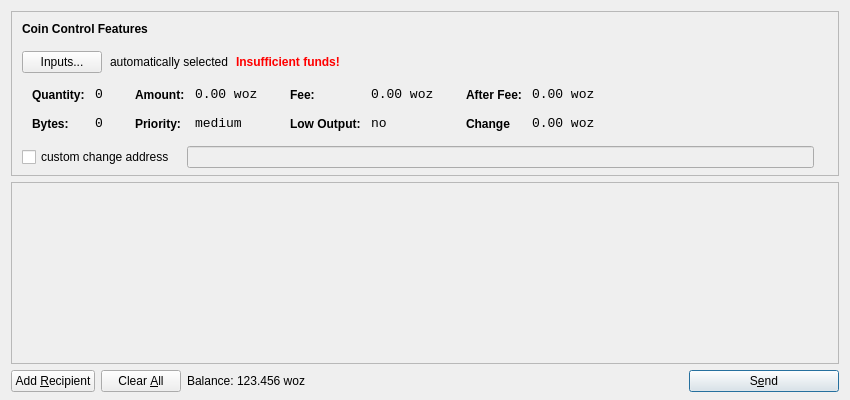
<?xml version="1.0" encoding="UTF-8"?>
<ui version="4.0">
 <class>SendCoinsDialog</class>
 <widget class="QDialog" name="SendCoinsDialog">
  <property name="geometry">
   <rect>
    <x>0</x>
    <y>0</y>
    <width>850</width>
    <height>400</height>
   </rect>
  </property>
  <property name="windowTitle">
   <string>Send Coins</string>
  </property>
  <layout class="QVBoxLayout" name="verticalLayout" stretch="0,1,0">
   <property name="bottomMargin">
    <number>8</number>
   </property>
   <item>
    <widget class="QFrame" name="frameCoinControl">
     <property name="sizePolicy">
      <sizepolicy hsizetype="Expanding" vsizetype="Expanding">
       <horstretch>0</horstretch>
       <verstretch>0</verstretch>
      </sizepolicy>
     </property>
     <property name="maximumSize">
      <size>
       <width>16777215</width>
       <height>16777215</height>
      </size>
     </property>
     <property name="frameShape">
      <enum>QFrame::StyledPanel</enum>
     </property>
     <property name="frameShadow">
      <enum>QFrame::Sunken</enum>
     </property>
     <layout class="QVBoxLayout" name="verticalLayoutCoinControl2">
      <property name="spacing">
       <number>6</number>
      </property>
      <property name="leftMargin">
       <number>0</number>
      </property>
      <property name="topMargin">
       <number>0</number>
      </property>
      <property name="rightMargin">
       <number>0</number>
      </property>
      <property name="bottomMargin">
       <number>6</number>
      </property>
      <item>
       <layout class="QVBoxLayout" name="verticalLayoutCoinControl" stretch="0,0,0,0,1">
        <property name="spacing">
         <number>0</number>
        </property>
        <property name="leftMargin">
         <number>10</number>
        </property>
        <property name="topMargin">
         <number>10</number>
        </property>
        <item>
         <layout class="QHBoxLayout" name="horizontalLayoutCoinControl1">
          <property name="bottomMargin">
           <number>15</number>
          </property>
          <item>
           <widget class="QLabel" name="labelCoinControlFeatures">
            <property name="sizePolicy">
             <sizepolicy hsizetype="Preferred" vsizetype="Maximum">
              <horstretch>0</horstretch>
              <verstretch>0</verstretch>
             </sizepolicy>
            </property>
            <property name="font">
             <font>
              <weight>75</weight>
              <bold>true</bold>
             </font>
            </property>
            <property name="styleSheet">
             <string notr="true">font-weight:bold;</string>
            </property>
            <property name="text">
             <string>Coin Control Features</string>
            </property>
           </widget>
          </item>
         </layout>
        </item>
        <item>
         <layout class="QHBoxLayout" name="horizontalLayoutCoinControl2" stretch="0,0,0,0">
          <property name="spacing">
           <number>8</number>
          </property>
          <property name="bottomMargin">
           <number>10</number>
          </property>
          <item>
           <widget class="QPushButton" name="pushButtonCoinControl">
            <property name="styleSheet">
             <string notr="true"/>
            </property>
            <property name="text">
             <string>Inputs...</string>
            </property>
           </widget>
          </item>
          <item>
           <widget class="QLabel" name="labelCoinControlAutomaticallySelected">
            <property name="text">
             <string>automatically selected</string>
            </property>
            <property name="margin">
             <number>5</number>
            </property>
           </widget>
          </item>
          <item>
           <widget class="QLabel" name="labelCoinControlInsuffFunds">
            <property name="font">
             <font>
              <weight>75</weight>
              <bold>true</bold>
             </font>
            </property>
            <property name="styleSheet">
             <string notr="true">color:red;font-weight:bold;</string>
            </property>
            <property name="text">
             <string>Insufficient funds!</string>
            </property>
            <property name="margin">
             <number>5</number>
            </property>
           </widget>
          </item>
          <item>
           <spacer name="horizontalSpacerCoinControl">
            <property name="orientation">
             <enum>Qt::Horizontal</enum>
            </property>
            <property name="sizeHint" stdset="0">
             <size>
              <width>40</width>
              <height>1</height>
             </size>
            </property>
           </spacer>
          </item>
         </layout>
        </item>
        <item>
         <widget class="QWidget" name="widgetCoinControl" native="true">
          <property name="sizePolicy">
           <sizepolicy hsizetype="Preferred" vsizetype="Preferred">
            <horstretch>0</horstretch>
            <verstretch>0</verstretch>
           </sizepolicy>
          </property>
          <property name="minimumSize">
           <size>
            <width>0</width>
            <height>0</height>
           </size>
          </property>
          <property name="styleSheet">
           <string notr="true"/>
          </property>
          <layout class="QHBoxLayout" name="horizontalLayoutCoinControl5">
           <property name="margin">
            <number>0</number>
           </property>
           <item>
            <layout class="QHBoxLayout" name="horizontalLayoutCoinControl3" stretch="0,0,0,1">
             <property name="spacing">
              <number>20</number>
             </property>
             <property name="topMargin">
              <number>0</number>
             </property>
             <property name="bottomMargin">
              <number>10</number>
             </property>
             <item>
              <layout class="QFormLayout" name="formLayoutCoinControl1">
               <property name="horizontalSpacing">
                <number>10</number>
               </property>
               <property name="verticalSpacing">
                <number>14</number>
               </property>
               <property name="leftMargin">
                <number>10</number>
               </property>
               <property name="topMargin">
                <number>4</number>
               </property>
               <property name="rightMargin">
                <number>6</number>
               </property>
               <item row="0" column="0">
                <widget class="QLabel" name="labelCoinControlQuantityText">
                 <property name="styleSheet">
                  <string notr="true">font-weight:bold;</string>
                 </property>
                 <property name="text">
                  <string>Quantity:</string>
                 </property>
                 <property name="margin">
                  <number>0</number>
                 </property>
                </widget>
               </item>
               <item row="0" column="1">
                <widget class="QLabel" name="labelCoinControlQuantity">
                 <property name="font">
                  <font>
                   <family>Monospace</family>
                   <pointsize>10</pointsize>
                  </font>
                 </property>
                 <property name="cursor">
                  <cursorShape>IBeamCursor</cursorShape>
                 </property>
                 <property name="contextMenuPolicy">
                  <enum>Qt::ActionsContextMenu</enum>
                 </property>
                 <property name="text">
                  <string>0</string>
                 </property>
                 <property name="margin">
                  <number>0</number>
                 </property>
                 <property name="textInteractionFlags">
                  <set>Qt::LinksAccessibleByMouse|Qt::TextSelectableByKeyboard|Qt::TextSelectableByMouse</set>
                 </property>
                </widget>
               </item>
               <item row="1" column="0">
                <widget class="QLabel" name="labelCoinControlBytesText">
                 <property name="styleSheet">
                  <string notr="true">font-weight:bold;</string>
                 </property>
                 <property name="text">
                  <string>Bytes:</string>
                 </property>
                </widget>
               </item>
               <item row="1" column="1">
                <widget class="QLabel" name="labelCoinControlBytes">
                 <property name="font">
                  <font>
                   <family>Monospace</family>
                   <pointsize>10</pointsize>
                  </font>
                 </property>
                 <property name="cursor">
                  <cursorShape>IBeamCursor</cursorShape>
                 </property>
                 <property name="contextMenuPolicy">
                  <enum>Qt::ActionsContextMenu</enum>
                 </property>
                 <property name="text">
                  <string>0</string>
                 </property>
                 <property name="textInteractionFlags">
                  <set>Qt::LinksAccessibleByMouse|Qt::TextSelectableByKeyboard|Qt::TextSelectableByMouse</set>
                 </property>
                </widget>
               </item>
              </layout>
             </item>
             <item>
              <layout class="QFormLayout" name="formLayoutCoinControl2">
               <property name="horizontalSpacing">
                <number>10</number>
               </property>
               <property name="verticalSpacing">
                <number>14</number>
               </property>
               <property name="leftMargin">
                <number>6</number>
               </property>
               <property name="topMargin">
                <number>4</number>
               </property>
               <property name="rightMargin">
                <number>6</number>
               </property>
               <item row="0" column="0">
                <widget class="QLabel" name="labelCoinControlAmountText">
                 <property name="styleSheet">
                  <string notr="true">font-weight:bold;</string>
                 </property>
                 <property name="text">
                  <string>Amount:</string>
                 </property>
                 <property name="margin">
                  <number>0</number>
                 </property>
                </widget>
               </item>
               <item row="0" column="1">
                <widget class="QLabel" name="labelCoinControlAmount">
                 <property name="font">
                  <font>
                   <family>Monospace</family>
                   <pointsize>10</pointsize>
                  </font>
                 </property>
                 <property name="cursor">
                  <cursorShape>IBeamCursor</cursorShape>
                 </property>
                 <property name="contextMenuPolicy">
                  <enum>Qt::ActionsContextMenu</enum>
                 </property>
                 <property name="text">
                  <string>0.00 woz</string>
                 </property>
                 <property name="textInteractionFlags">
                  <set>Qt::LinksAccessibleByMouse|Qt::TextSelectableByKeyboard|Qt::TextSelectableByMouse</set>
                 </property>
                </widget>
               </item>
               <item row="1" column="0">
                <widget class="QLabel" name="labelCoinControlPriorityText">
                 <property name="styleSheet">
                  <string notr="true">font-weight:bold;</string>
                 </property>
                 <property name="text">
                  <string>Priority:</string>
                 </property>
                </widget>
               </item>
               <item row="1" column="1">
                <widget class="QLabel" name="labelCoinControlPriority">
                 <property name="font">
                  <font>
                   <family>Monospace</family>
                   <pointsize>10</pointsize>
                  </font>
                 </property>
                 <property name="cursor">
                  <cursorShape>IBeamCursor</cursorShape>
                 </property>
                 <property name="contextMenuPolicy">
                  <enum>Qt::ActionsContextMenu</enum>
                 </property>
                 <property name="text">
                  <string>medium</string>
                 </property>
                 <property name="textInteractionFlags">
                  <set>Qt::LinksAccessibleByMouse|Qt::TextSelectableByKeyboard|Qt::TextSelectableByMouse</set>
                 </property>
                </widget>
               </item>
              </layout>
             </item>
             <item>
              <layout class="QFormLayout" name="formLayoutCoinControl3">
               <property name="horizontalSpacing">
                <number>10</number>
               </property>
               <property name="verticalSpacing">
                <number>14</number>
               </property>
               <property name="leftMargin">
                <number>6</number>
               </property>
               <property name="topMargin">
                <number>4</number>
               </property>
               <property name="rightMargin">
                <number>6</number>
               </property>
               <item row="0" column="0">
                <widget class="QLabel" name="labelCoinControlFeeText">
                 <property name="styleSheet">
                  <string notr="true">font-weight:bold;</string>
                 </property>
                 <property name="text">
                  <string>Fee:</string>
                 </property>
                 <property name="margin">
                  <number>0</number>
                 </property>
                </widget>
               </item>
               <item row="0" column="1">
                <widget class="QLabel" name="labelCoinControlFee">
                 <property name="font">
                  <font>
                   <family>Monospace</family>
                   <pointsize>10</pointsize>
                  </font>
                 </property>
                 <property name="cursor">
                  <cursorShape>IBeamCursor</cursorShape>
                 </property>
                 <property name="contextMenuPolicy">
                  <enum>Qt::ActionsContextMenu</enum>
                 </property>
                 <property name="text">
                  <string>0.00 woz</string>
                 </property>
                 <property name="textInteractionFlags">
                  <set>Qt::LinksAccessibleByMouse|Qt::TextSelectableByKeyboard|Qt::TextSelectableByMouse</set>
                 </property>
                </widget>
               </item>
               <item row="1" column="0">
                <widget class="QLabel" name="labelCoinControlLowOutputText">
                 <property name="styleSheet">
                  <string notr="true">font-weight:bold;</string>
                 </property>
                 <property name="text">
                  <string>Low Output:</string>
                 </property>
                </widget>
               </item>
               <item row="1" column="1">
                <widget class="QLabel" name="labelCoinControlLowOutput">
                 <property name="font">
                  <font>
                   <family>Monospace</family>
                   <pointsize>10</pointsize>
                  </font>
                 </property>
                 <property name="cursor">
                  <cursorShape>IBeamCursor</cursorShape>
                 </property>
                 <property name="contextMenuPolicy">
                  <enum>Qt::ActionsContextMenu</enum>
                 </property>
                 <property name="text">
                  <string>no</string>
                 </property>
                 <property name="textInteractionFlags">
                  <set>Qt::LinksAccessibleByMouse|Qt::TextSelectableByKeyboard|Qt::TextSelectableByMouse</set>
                 </property>
                </widget>
               </item>
              </layout>
             </item>
             <item>
              <layout class="QFormLayout" name="formLayoutCoinControl4">
               <property name="horizontalSpacing">
                <number>10</number>
               </property>
               <property name="verticalSpacing">
                <number>14</number>
               </property>
               <property name="leftMargin">
                <number>6</number>
               </property>
               <property name="topMargin">
                <number>4</number>
               </property>
               <property name="rightMargin">
                <number>6</number>
               </property>
               <item row="0" column="0">
                <widget class="QLabel" name="labelCoinControlAfterFeeText">
                 <property name="styleSheet">
                  <string notr="true">font-weight:bold;</string>
                 </property>
                 <property name="text">
                  <string>After Fee:</string>
                 </property>
                 <property name="margin">
                  <number>0</number>
                 </property>
                </widget>
               </item>
               <item row="0" column="1">
                <widget class="QLabel" name="labelCoinControlAfterFee">
                 <property name="font">
                  <font>
                   <family>Monospace</family>
                   <pointsize>10</pointsize>
                  </font>
                 </property>
                 <property name="cursor">
                  <cursorShape>IBeamCursor</cursorShape>
                 </property>
                 <property name="contextMenuPolicy">
                  <enum>Qt::ActionsContextMenu</enum>
                 </property>
                 <property name="text">
                  <string>0.00 woz</string>
                 </property>
                 <property name="textInteractionFlags">
                  <set>Qt::LinksAccessibleByMouse|Qt::TextSelectableByKeyboard|Qt::TextSelectableByMouse</set>
                 </property>
                </widget>
               </item>
               <item row="1" column="0">
                <widget class="QLabel" name="labelCoinControlChangeText">
                 <property name="styleSheet">
                  <string notr="true">font-weight:bold;</string>
                 </property>
                 <property name="text">
                  <string>Change</string>
                 </property>
                </widget>
               </item>
               <item row="1" column="1">
                <widget class="QLabel" name="labelCoinControlChange">
                 <property name="font">
                  <font>
                   <family>Monospace</family>
                   <pointsize>10</pointsize>
                  </font>
                 </property>
                 <property name="cursor">
                  <cursorShape>IBeamCursor</cursorShape>
                 </property>
                 <property name="contextMenuPolicy">
                  <enum>Qt::ActionsContextMenu</enum>
                 </property>
                 <property name="text">
                  <string>0.00 woz</string>
                 </property>
                 <property name="textInteractionFlags">
                  <set>Qt::LinksAccessibleByMouse|Qt::TextSelectableByKeyboard|Qt::TextSelectableByMouse</set>
                 </property>
                </widget>
               </item>
              </layout>
             </item>
            </layout>
           </item>
          </layout>
         </widget>
        </item>
        <item>
         <layout class="QHBoxLayout" name="horizontalLayoutCoinControl4" stretch="0,0,0">
          <property name="spacing">
           <number>12</number>
          </property>
          <property name="sizeConstraint">
           <enum>QLayout::SetDefaultConstraint</enum>
          </property>
          <property name="topMargin">
           <number>5</number>
          </property>
          <property name="rightMargin">
           <number>5</number>
          </property>
          <item>
           <widget class="QCheckBox" name="checkBoxCoinControlChange">
            <property name="text">
             <string>custom change address</string>
            </property>
           </widget>
          </item>
          <item>
           <widget class="QLineEdit" name="lineEditCoinControlChange">
            <property name="enabled">
             <bool>false</bool>
            </property>
            <property name="sizePolicy">
             <sizepolicy hsizetype="Expanding" vsizetype="Fixed">
              <horstretch>0</horstretch>
              <verstretch>0</verstretch>
             </sizepolicy>
            </property>
           </widget>
          </item>
          <item>
           <widget class="QLabel" name="labelCoinControlChangeLabel">
            <property name="sizePolicy">
             <sizepolicy hsizetype="Preferred" vsizetype="Expanding">
              <horstretch>0</horstretch>
              <verstretch>0</verstretch>
             </sizepolicy>
            </property>
            <property name="minimumSize">
             <size>
              <width>0</width>
              <height>0</height>
             </size>
            </property>
            <property name="text">
             <string/>
            </property>
            <property name="margin">
             <number>3</number>
            </property>
           </widget>
          </item>
         </layout>
        </item>
        <item>
         <spacer name="verticalSpacerCoinControl">
          <property name="orientation">
           <enum>Qt::Vertical</enum>
          </property>
          <property name="sizeHint" stdset="0">
           <size>
            <width>800</width>
            <height>1</height>
           </size>
          </property>
         </spacer>
        </item>
       </layout>
      </item>
     </layout>
    </widget>
   </item>
   <item>
    <widget class="QScrollArea" name="scrollArea">
     <property name="widgetResizable">
      <bool>true</bool>
     </property>
     <widget class="QWidget" name="scrollAreaWidgetContents">
      <property name="geometry">
       <rect>
        <x>0</x>
        <y>0</y>
        <width>830</width>
        <height>162</height>
       </rect>
      </property>
      <layout class="QVBoxLayout" name="verticalLayout_2">
       <property name="margin">
        <number>0</number>
       </property>
       <item>
        <layout class="QVBoxLayout" name="entries">
         <property name="spacing">
          <number>6</number>
         </property>
        </layout>
       </item>
       <item>
        <spacer name="verticalSpacer">
         <property name="orientation">
          <enum>Qt::Vertical</enum>
         </property>
         <property name="sizeHint" stdset="0">
          <size>
           <width>20</width>
           <height>40</height>
          </size>
         </property>
        </spacer>
       </item>
      </layout>
     </widget>
    </widget>
   </item>
   <item>
    <layout class="QHBoxLayout" name="horizontalLayout">
     <item>
      <widget class="QPushButton" name="addButton">
       <property name="toolTip">
        <string>Send to multiple recipients at once</string>
       </property>
       <property name="text">
        <string>Add &amp;Recipient</string>
       </property>
       <property name="icon">
        <iconset resource="../bitcoin.qrc">
         <normaloff>:/icons/add</normaloff>:/icons/add</iconset>
       </property>
       <property name="autoDefault">
        <bool>false</bool>
       </property>
      </widget>
     </item>
     <item>
      <widget class="QPushButton" name="clearButton">
       <property name="sizePolicy">
        <sizepolicy hsizetype="Minimum" vsizetype="Fixed">
         <horstretch>0</horstretch>
         <verstretch>0</verstretch>
        </sizepolicy>
       </property>
       <property name="toolTip">
        <string>Remove all transaction fields</string>
       </property>
       <property name="text">
        <string>Clear &amp;All</string>
       </property>
       <property name="icon">
        <iconset resource="../bitcoin.qrc">
         <normaloff>:/icons/remove</normaloff>:/icons/remove</iconset>
       </property>
       <property name="autoRepeatDelay">
        <number>300</number>
       </property>
       <property name="autoDefault">
        <bool>false</bool>
       </property>
      </widget>
     </item>
     <item>
      <layout class="QHBoxLayout" name="horizontalLayout_2">
       <property name="spacing">
        <number>3</number>
       </property>
       <item>
        <widget class="QLabel" name="label">
         <property name="sizePolicy">
          <sizepolicy hsizetype="Preferred" vsizetype="Fixed">
           <horstretch>0</horstretch>
           <verstretch>0</verstretch>
          </sizepolicy>
         </property>
         <property name="text">
          <string>Balance:</string>
         </property>
        </widget>
       </item>
       <item>
        <widget class="QLabel" name="labelBalance">
         <property name="sizePolicy">
          <sizepolicy hsizetype="Preferred" vsizetype="Fixed">
           <horstretch>0</horstretch>
           <verstretch>0</verstretch>
          </sizepolicy>
         </property>
         <property name="cursor">
          <cursorShape>IBeamCursor</cursorShape>
         </property>
         <property name="text">
          <string>123.456 woz</string>
         </property>
         <property name="textInteractionFlags">
          <set>Qt::LinksAccessibleByMouse|Qt::TextSelectableByKeyboard|Qt::TextSelectableByMouse</set>
         </property>
        </widget>
       </item>
      </layout>
     </item>
     <item>
      <spacer name="horizontalSpacer">
       <property name="orientation">
        <enum>Qt::Horizontal</enum>
       </property>
       <property name="sizeHint" stdset="0">
        <size>
         <width>40</width>
         <height>20</height>
        </size>
       </property>
      </spacer>
     </item>
     <item>
      <widget class="QPushButton" name="sendButton">
       <property name="minimumSize">
        <size>
         <width>150</width>
         <height>0</height>
        </size>
       </property>
       <property name="toolTip">
        <string>Confirm the send action</string>
       </property>
       <property name="text">
        <string>S&amp;end</string>
       </property>
       <property name="icon">
        <iconset resource="../bitcoin.qrc">
         <normaloff>:/icons/send</normaloff>:/icons/send</iconset>
       </property>
       <property name="default">
        <bool>true</bool>
       </property>
      </widget>
     </item>
    </layout>
   </item>
  </layout>
 </widget>
 <resources>
  <include location="../bitcoin.qrc"/>
 </resources>
 <connections/>
</ui>
